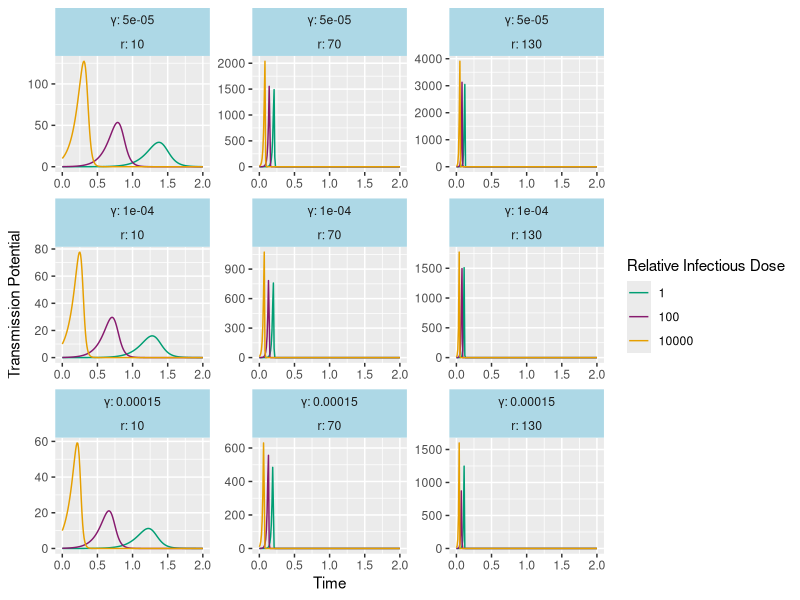
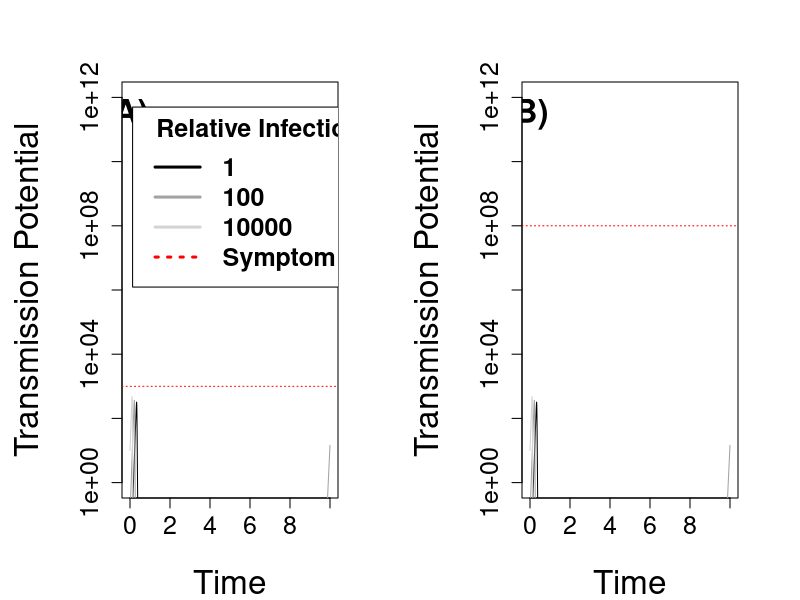
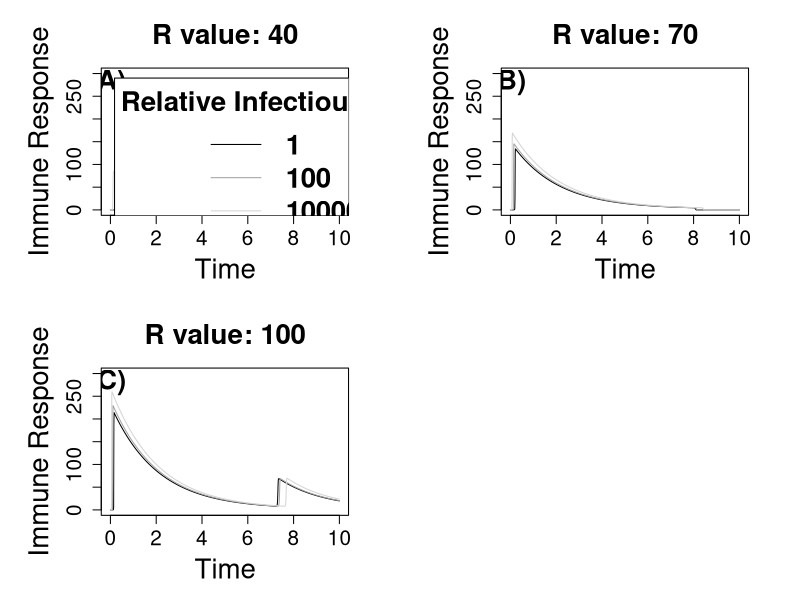
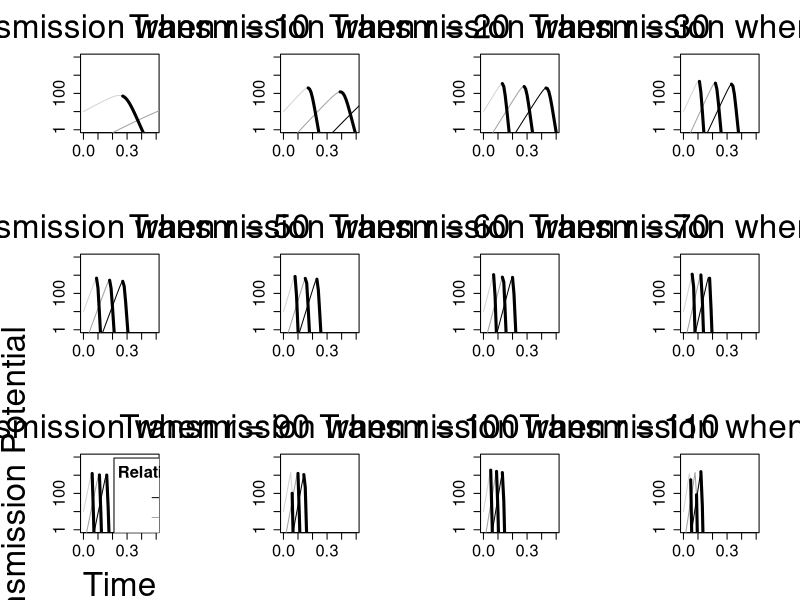
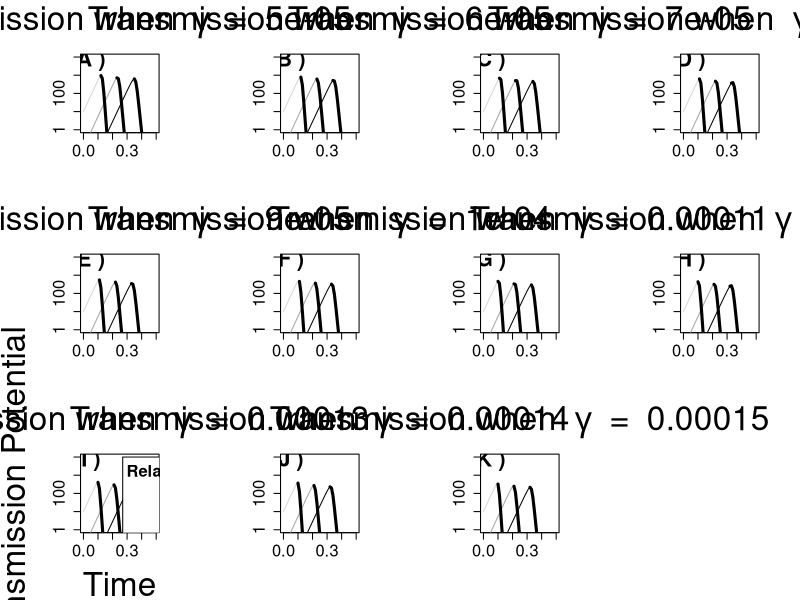
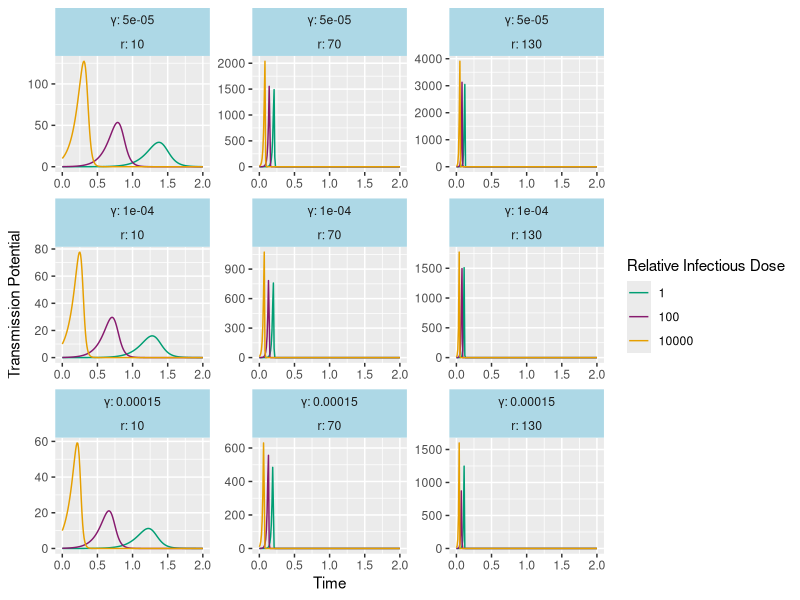

Generate these figures, in order, with R:
## ---- chunk 1
require(deSolve)
require(ggplot2)
## ---- chunk 2
transmission.model <- function(t, x, params) {
  P <- x[1]
  X <- x[2]
  
  with(
    as.list(params),
    {
      dP <- r*P - k*X*P
      dX <- a - d*X + y*k*X*P
    
      res <- c(dP, dX)
      list(res)
    }
  )
}

transmission.potential <- function(k, P) {
  return(ifelse(k*P < 0, 0, k*P))
}

plot.transmission.lines <- function(df, k) {
  df=df[df$P > 0,]
  transmission= transmission.potential(k, df$P)
  lines(df$time, transmission)
}

plot.simple.model.panel <- function(symp.thresh, datalow, datamed, datahigh, label) {
  plot(datalow$time, transmission.potential(k,datalow$P), log='y', ylim=c(1, 10^12), type="l",
       xlab="", ylab="", cex.lab=2, cex.axis=1.5)
  text(0.05, 3 * 10^11, labels=label, font=2, cex=2)
  lines(datamed$time, transmission.potential(k,datamed$P), col=medcolor)
  lines(datahigh$time, transmission.potential(k,datahigh$P), col=highcolor)
  abline(h=symp.thresh, lty=3, col="red")
  mtext(text="Time", side=1, line=4, cex=2)
  mtext(text="Transmission Potential", side=2, line=4, cex=2)
}

plot.immune.model.panel <- function(symp.thresh, r, label, col, y, vary) {
  par(mar=c(5.1, 6.1, 4.1, 3.1))
  params=c(r=r, k=3.5, y=y, a=1, d=.5)
  
  datalow <- data.frame(lsoda(c(P=lowid, X=0), time, transmission.model, params))
  datamed <- data.frame(lsoda(c(P=medid, X=0), time, transmission.model, params))
  datahigh <- data.frame(lsoda(c(P=highid, X=0), time, transmission.model, params))
  
  dfs <- list(datalow, datamed, datahigh)
  
  plot(1, type="n", xlab='', ylab='', log='y', xlim=c(0, 0.5), ylim=c(1, 10^4), 
       cex.lab=2, cex.axis=1.5, cex.main=2)
  plot.immune.model.line(datalow, symp.thresh, col[1])
  plot.immune.model.line(datamed, symp.thresh, col[2])
  plot.immune.model.line(datahigh, symp.thresh, col[3])
  
  if(vary=="gamma") {
    mtext(text=bquote("Transmission when "~ gamma ~ " = " ~ .(y)), font=2, side=3, line=1, cex=2)
    text(0.05, 6000, labels=label, font=2, cex=2)
  } else {
    text(0.25, 10^11, labels=label, font=2, cex=2)
    mtext(text=bquote("Transmission when r =" ~ .(r)), side=3, font=2, line=1, cex=2)
  }
}

plot.immune.model.line <- function(data, symp.thresh, col) {
  data=data[transmission.potential(k, data$P) > 0,]
  lines(data$time, transmission.potential(k, data$P), col=col)
  symptomatic <- data[data$X >= symp.thresh,]
  lines(symptomatic$time, transmission.potential(k,symptomatic$P), lwd=3)
}

plot.immune.response.panel <- function(ids, params, cols, label) {
  datalow <- data.frame(lsoda(c(P=ids[1], X=0), time, transmission.model, params))
  datamed <- data.frame(lsoda(c(P=ids[2], X=0), time, transmission.model, params))
  datahigh <- data.frame(lsoda(c(P=ids[3], X=0), time, transmission.model, params))
  
  plot(datalow$time, datalow$X, col=cols[1], type="l", ylim=c(0, 300),
       xlab="Time", ylab="Immune Response", main=paste("R value:", params[1]),
       cex.lab=2, cex.axis=1.5, cex.main=2)
  text(0.05, 280, labels=label, font=2, cex=2)
  
  lines(datamed$time, datamed$X, col=cols[2])
  lines(datahigh$time, datahigh$X, col=cols[3])
}


#Disproving simple model (everything depends on viral load only)

#Case 1: Symptoms threshold is below transmission threshold
params40 <- c(r=40, k=3.5, y=10^-4, a=1, d=.5)
params70 <- c(r=70, k=3.5, y=10^-4, a=1, d=.5)
params100 <- c(r=100, k=3.5, y=10^-4, a=1, d=.5)
time <- seq(0,10, by=0.01)
#ids <- read.csv("IDs.csv")
lowid <- 1
medid <- 100
highid <- 10000
ids <- c(lowid, medid, highid)
smallcolor <- "black"
medcolor <- "#a3a3a3"
highcolor <- "#d4d4d4"
cols <- c(smallcolor, medcolor, highcolor)
k <- 10^-3

datalow <- data.frame(lsoda(c(P=lowid, X=0), time, transmission.model, params40))
datamed <- data.frame(lsoda(c(P=medid, X=0), time, transmission.model, params40))
datahigh <- data.frame(lsoda(c(P=highid, X=0), time, transmission.model, params40))
#dfs <- lapply(ids, function(x) data.frame(lsoda(c(P=x, X=0), time, transmission.model, params40)))

png("Simple Model.png", width=1000, height=700)
par(mfrow=c(1, 2), mar=c(5.1, 6.1, 4.1, 3.1))
symp.thresh1 <- 1000
#plot(1, type="n", xlab='', ylab='', log="y", xlim=c(0, 0.5), ylim=c(1,10^12), cex.axis=2)
#lapply(dfs, plot.transmission.lines, k=k[2])
plot.simple.model.panel(symp.thresh1, datalow, datamed, datahigh, "A)")

legend(0.13, 5 * 10^11, 
       title="Relative Infectious Dose",
       legend=c("1", "100", "10000", "Symptom threshold"), 
       lty= c(1, 1, 1, 3, 3), col=c(smallcolor, medcolor, highcolor, "red"), lwd=3, 
       cex=1.5, text.font=2)


#Case 2: Symptoms threshold is above transmission threshold

symp.thresh2 <- 10^8

plot.simple.model.panel(symp.thresh2, datalow, datamed, datahigh, "B)")

dev.off()

#Plotting immune response over time

png("Immune response.png", width=1000, height=900)

par(mfrow=c(2, 2), mar=c(5.1, 6.1, 4.1, 3.1))

plot.immune.response.panel(ids, params40, cols, "A)")

legend(0.18, 290, 
       title="Relative Infectious Dose",
       legend=c("1", "100", "10000"), 
       col=c(smallcolor, medcolor, highcolor), 
       cex=2, text.font=2, lty=1)

plot.immune.response.panel(ids, params70, cols, "B)")

plot.immune.response.panel(ids, params100, cols, "C)")

dev.off()

#Model where symptom development depends on immune response. r varies.

symp.thresh <- 5

r <- seq(10, 130, by=10)

png("Immune-based symptoms varying r.png", width=1400, height=1000)

par(mfrow=c(3, 4), mar=c(5.1, 6.1, 4.1, 3.1))

for (i in seq(1, 12)) {
  
  plot.immune.model.panel(symp.thresh, round(r[i]), paste(LETTERS[i], ")"), cols, 10^-4, "r")

  if (i == 9) {
    mtext(text="Time", side=1, line=4, cex=2)
    mtext(text="Transmission Potential", side=2, line=4, cex=2)
    
    legend(0.21, 8800, 
           title="Relative Infectious Dose",
           legend=c("1", "100", "10000", "Symptoms"), 
           col=c(smallcolor, medcolor, highcolor, smallcolor), lwd=c(1, 1, 1, 3), 
           cex=1.5, text.font=2)
  }

}

dev.off()

#Symptom development depends on immune response. gamma varies. r=40.
symp.thresh <- 5

y <- seq(.5 * 10^-4, 1.5*10^-4, by=.1*10^-4)

png("Immune-based symptoms varying y many.png", width=1600, height=1000)

par(mfrow=c(3, 4), mar=c(5.1, 6.1, 4.1, 3.1))

for (i in seq(1, 11)) {
  
  plot.immune.model.panel(symp.thresh, 40, paste(LETTERS[i], ")"), cols, y[i], "gamma")
  
  if (i == 9) {
    mtext(text="Time", side=1, line=4, cex=2)
    mtext(text="Transmission Potential", side=2, line=4, cex=2)
    
    legend(0.27, 10000, 
           title="Relative Infectious Dose",
           legend=c("1", "100", "10000", "Symptoms"), 
           col=c(smallcolor, medcolor, highcolor, smallcolor), lwd=c(1, 1, 1, 3), 
           cex=1.5, text.font=2)
  }
  
}

dev.off()

## ---- chunk 3
gamma_variable <- c(0.5 * 10^-4, 10^-4, 1.5 * 10^-4)
r_variable <- c(10, 70, 130)

gamma_r <- expand.grid(gamma=gamma_variable, r=r_variable)

desolve_function <- function(gamma, r, id) {
  time= seq(0,2, by=0.01)
  parameter_value = c(y=gamma, r=r, a=1, d=.5, k=3.5)
  df = data.frame(lsoda(c(P=id, X=0), time, transmission.model, parameter_value))
  tp = data.frame(time=time, transmission_potential=transmission.potential(10^-3, df$P), gamma, r)
  return(tp)
}

#lowdose is a list
lowdose <- mapply(desolve_function, gamma_r$gamma, gamma_r$r, id=1, SIMPLIFY = FALSE)

lowdose_full <- do.call(rbind, lowdose)

#meddose is a list
meddose <- mapply(desolve_function, gamma_r$gamma, gamma_r$r, id=100, SIMPLIFY = FALSE)

meddose_full <- do.call(rbind, meddose)

#highdose is a list
highdose <- mapply(desolve_function, gamma_r$gamma, gamma_r$r, id=10000, SIMPLIFY = FALSE)

highdose_full <- do.call(rbind, highdose)


## ---- chunk 4
r.labs <- rep(c("r: 10", "r: 70", "r: 130"), 9)
names(r.labs) <- rep(c("10", "70", "130"), 3)

gamma.labs <- c(rep("\u03B3: 5e-05", 3), rep("\u03B3: 1e-04", 3), rep("\u03B3: 0.00015", 3))
names(gamma.labs) <- c(rep("5e-05", 3), rep("1e-04", 3), rep("0.00015", 3))

cols <- c("1"="#009E73", "100"="#871a6e", "10000"="#E69F00")
  
ggplot(NULL, aes(x=time, y=transmission_potential)) +
  facet_wrap(gamma~r, scales='free', labeller=labeller(gamma=gamma.labs, r=r.labs)) + 
  geom_line(data=lowdose_full, aes(colour= "1")) +
  geom_line(data=meddose_full, aes(colour="100")) + 
  geom_line(data=highdose_full, aes(colour="10000")) + 
  xlab("Time") + ylab("Transmission Potential") +
  theme(strip.background = element_rect(fill="lightblue")) +
  scale_color_manual(name="Relative Infectious Dose", values = cols)

ggsave("./Figures/Varying r and y 9 plots.png")
